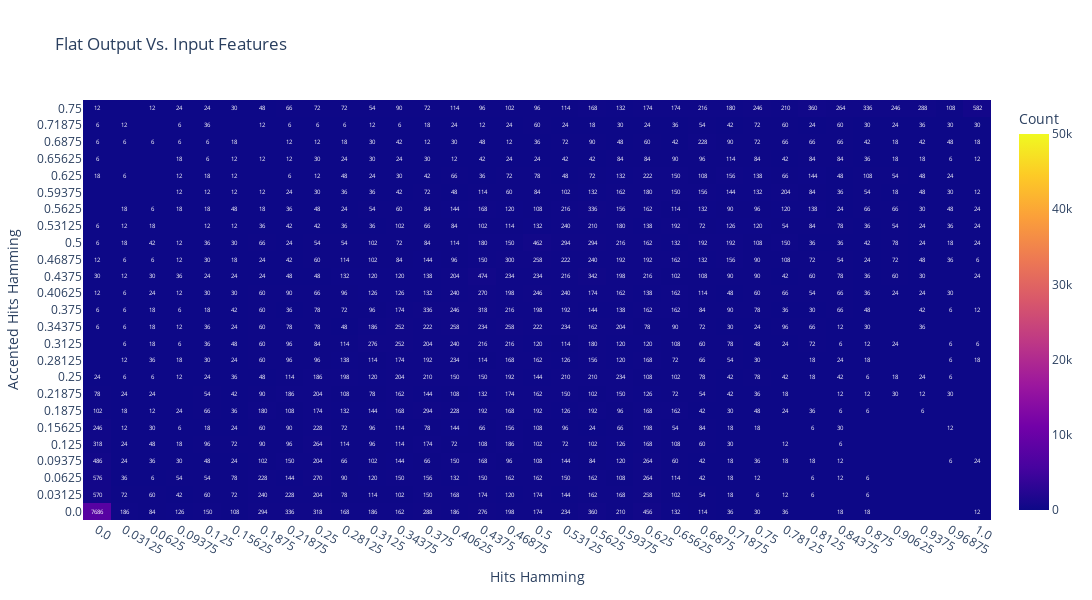

The notebook cell saved with this chart:
### Code cell
# clip accents at 0.75
clipped_accents = [min(v, 0.75) for v in loaded_datasets["OF_Input Hamming Accent"]]

plot_scatter_distribution(
    feat1=loaded_datasets["OF_Input Hamming"],
    feat2=clipped_accents,
    xlabel="Hits Hamming",
    ylabel="Accented Hits Hamming",
    title="Flat Output Vs. Input Features"
)
create_heatmap_histogram_from_lists(
    feat1=loaded_datasets["OF_Input Hamming"],
    feat2=clipped_accents,
    xlabel="Hits Hamming",
    ylabel="Accented Hits Hamming",
    title="Flat Output Vs. Input Features",
    clip_counts_at=50000,
    saturate_colors_only=True
)

### Figure 1 — Plotly figure (JSON) as saved in the notebook; plotly's stock layout.template omitted (floating-point values rounded to 4 significant figures; data arrays with more than 128 entries replaced by an {"elided": "..."} marker saying what was removed)
{"data": [{"colorbar": {"title": {"text": "Count"}}, "colorscale": [[0.0, "#0d0887"], [0.1111, "#46039f"], [0.2222, "#7201a8"], [0.3333, "#9c179e"], [0.4444, "#bd3786"], [0.5556, "#d8576b"], [0.6667, "#ed7953"], [0.7778, "#fb9f3a"], [0.8889, "#fdca26"], [1.0, "#f0f921"]], "hovertemplate": "Hits Hamming: %{x}<br>Accented Hits Hamming: %{y}<br>Count: %{z}<extra></extra>", "showscale": true, "text": {"elided": "25x33 str values"}, "textfont": {"size": 6}, "texttemplate": "%{text}", "x": ["0.0", "0.03125", "0.0625", "0.09375", "0.125", "0.15625", "0.1875", "0.21875", "0.25", "0.28125", "0.3125", "0.34375", "0.375", "0.40625", "0.4375", "0.46875", "0.5", "0.53125", "0.5625", "0.59375", "0.625", "0.65625", "0.6875", "0.71875", "0.75", "0.78125", "0.8125", "0.84375", "0.875", "0.90625", "0.9375", "0.96875", "1.0"], "y": ["0.0", "0.03125", "0.0625", "0.09375", "0.125", "0.15625", "0.1875", "0.21875", "0.25", "0.28125", "0.3125", "0.34375", "0.375", "0.40625", "0.4375", "0.46875", "0.5", "0.53125", "0.5625", "0.59375", "0.625", "0.65625", "0.6875", "0.71875", "0.75"], "z": {"elided": "25x33 int values"}, "zmax": 50000, "zmin": 0, "type": "heatmap"}], "layout": {"title": {"text": "Flat Output Vs. Input Features"}, "xaxis": {"title": {"text": "Hits Hamming"}}, "yaxis": {"title": {"text": "Accented Hits Hamming"}}, "width": 1200, "height": 600}}
